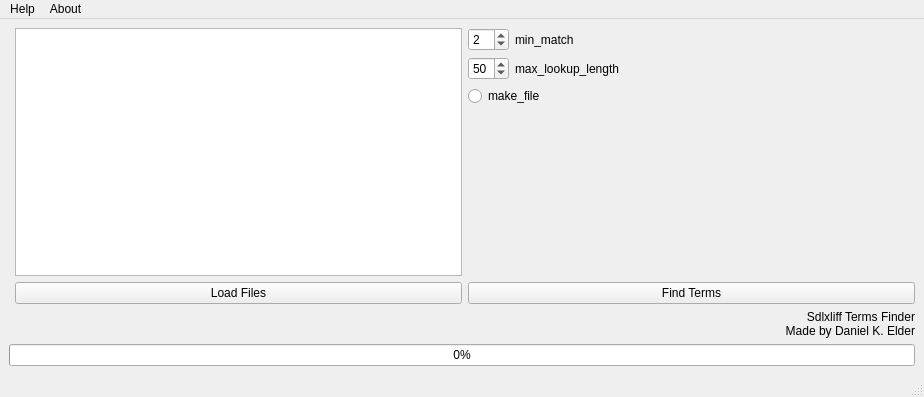
<?xml version="1.0" encoding="UTF-8"?>
<ui version="4.0">
 <class>Window</class>
 <widget class="QMainWindow" name="Window">
  <property name="geometry">
   <rect>
    <x>0</x>
    <y>0</y>
    <width>924</width>
    <height>397</height>
   </rect>
  </property>
  <property name="windowTitle">
   <string>SDLXliff Terms Finder</string>
  </property>
  <property name="unifiedTitleAndToolBarOnMac">
   <bool>false</bool>
  </property>
  <widget class="QWidget" name="centralwidget">
   <layout class="QGridLayout" name="gridLayout">
    <item row="3" column="2">
     <widget class="QLabel" name="label_3">
      <property name="text">
       <string>Sdlxliff Terms Finder
Made by Daniel K. Elder</string>
      </property>
      <property name="alignment">
       <set>Qt::AlignRight|Qt::AlignTrailing|Qt::AlignVCenter</set>
      </property>
      <property name="wordWrap">
       <bool>true</bool>
      </property>
     </widget>
    </item>
    <item row="4" column="0" colspan="3">
     <widget class="QProgressBar" name="progressBar">
      <property name="value">
       <number>0</number>
      </property>
     </widget>
    </item>
    <item row="2" column="2">
     <widget class="QPushButton" name="findTermsButton">
      <property name="text">
       <string>Find Terms</string>
      </property>
     </widget>
    </item>
    <item row="0" column="2">
     <layout class="QVBoxLayout" name="verticalLayout_2">
      <item>
       <layout class="QHBoxLayout" name="horizontalLayout_3">
        <item>
         <widget class="QSpinBox" name="minMatchValue">
          <property name="value">
           <number>2</number>
          </property>
         </widget>
        </item>
        <item>
         <widget class="QLabel" name="label">
          <property name="text">
           <string>min_match</string>
          </property>
         </widget>
        </item>
        <item>
         <spacer name="horizontalSpacer">
          <property name="orientation">
           <enum>Qt::Horizontal</enum>
          </property>
          <property name="sizeHint" stdset="0">
           <size>
            <width>40</width>
            <height>20</height>
           </size>
          </property>
         </spacer>
        </item>
       </layout>
      </item>
      <item>
       <layout class="QHBoxLayout" name="horizontalLayout_4">
        <item>
         <widget class="QSpinBox" name="maxLookupLengthValue">
          <property name="value">
           <number>50</number>
          </property>
         </widget>
        </item>
        <item>
         <widget class="QLabel" name="label_2">
          <property name="text">
           <string>max_lookup_length</string>
          </property>
         </widget>
        </item>
        <item>
         <spacer name="horizontalSpacer_2">
          <property name="orientation">
           <enum>Qt::Horizontal</enum>
          </property>
          <property name="sizeHint" stdset="0">
           <size>
            <width>40</width>
            <height>20</height>
           </size>
          </property>
         </spacer>
        </item>
       </layout>
      </item>
      <item>
       <widget class="QRadioButton" name="radioButton">
        <property name="text">
         <string>make_file</string>
        </property>
       </widget>
      </item>
     </layout>
    </item>
    <item row="0" column="0" rowspan="4">
     <layout class="QVBoxLayout" name="verticalLayout"/>
    </item>
    <item row="0" column="1" rowspan="3">
     <layout class="QVBoxLayout" name="verticalLayout_3">
      <item>
       <widget class="QListWidget" name="filesListWindow">
        <property name="font">
         <font>
          <pointsize>8</pointsize>
         </font>
        </property>
        <property name="acceptDrops">
         <bool>true</bool>
        </property>
       </widget>
      </item>
      <item>
       <widget class="QPushButton" name="loadFilesButton">
        <property name="text">
         <string>Load Files</string>
        </property>
       </widget>
      </item>
     </layout>
    </item>
    <item row="1" column="2">
     <spacer name="verticalSpacer">
      <property name="orientation">
       <enum>Qt::Vertical</enum>
      </property>
      <property name="sizeHint" stdset="0">
       <size>
        <width>20</width>
        <height>40</height>
       </size>
      </property>
     </spacer>
    </item>
   </layout>
  </widget>
  <widget class="QStatusBar" name="statusbar"/>
  <widget class="QMenuBar" name="menuBar">
   <property name="geometry">
    <rect>
     <x>0</x>
     <y>0</y>
     <width>924</width>
     <height>20</height>
    </rect>
   </property>
   <widget class="QMenu" name="menuHelp">
    <property name="title">
     <string>Help</string>
    </property>
   </widget>
   <widget class="QMenu" name="menuAbout">
    <property name="title">
     <string>About</string>
    </property>
   </widget>
   <addaction name="menuHelp"/>
   <addaction name="menuAbout"/>
  </widget>
  <action name="action_LoadFiles">
   <property name="text">
    <string>LoadFiles</string>
   </property>
   <property name="toolTip">
    <string>Load the SdlXliff files</string>
   </property>
  </action>
  <action name="action_FindTerms">
   <property name="text">
    <string>FindTerms</string>
   </property>
   <property name="toolTip">
    <string>Click to find terms</string>
   </property>
  </action>
 </widget>
 <resources/>
 <connections/>
</ui>
